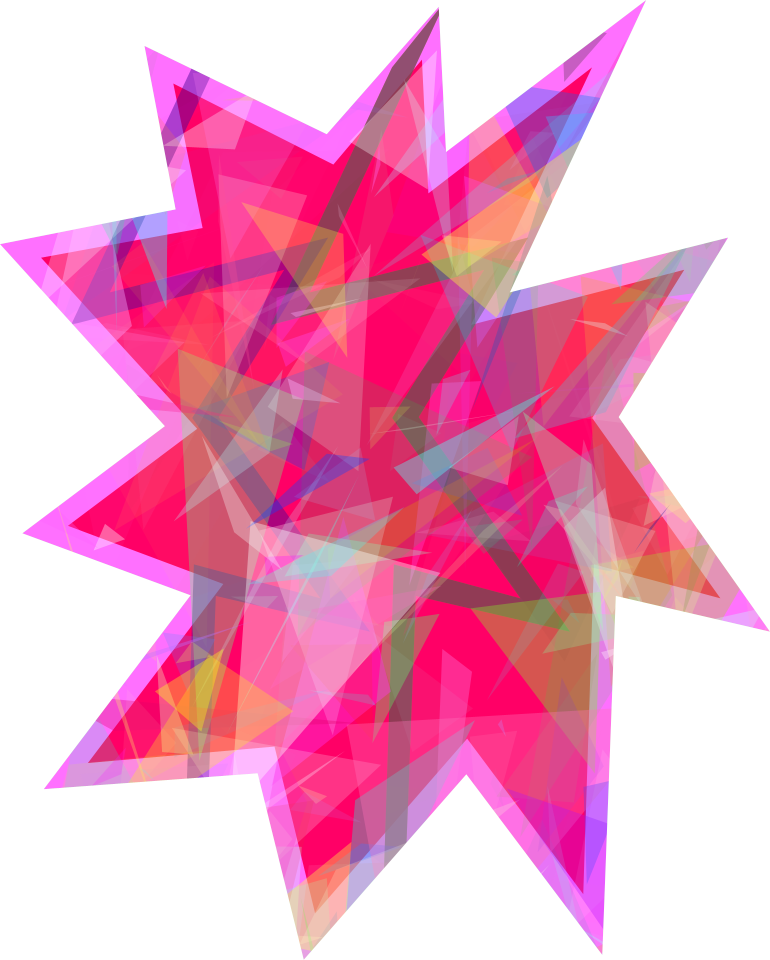
Frame 1 (no input)
Frame 60 (the mouse pressed at the canvas centre just before this capture): identical to frame 1, image omitted
Frame 120 (the mouse held since frame 60 and released just before this capture): identical to frame 1, image omitted

The Processing sketch that drew this single still picture (run headless with seeded random() and noise(); from frame 60 on, the mouse is pressed at the canvas centre):

// Processing sketch: nakayama
// ── nakayama.pde
void setup() {
  noStroke();
  size(770, 960);
  blendMode(BLEND);
  colorMode(RGB, 150, 150, 150);
  beginShape(); 
  fill(random(0, 255), random(0, 255), random(0, 255));
  vertex(618.69, 417.09);
  vertex(728.15, 237.57);
  vertex(509.81, 292.39);
  vertex(646.16, 0.0);
  vertex(446.02, 152.01);
  vertex(438.73, 6.78);  
  vertex(326.74, 134.18);
  vertex(144.47, 45.9); 
  vertex(175.58, 209.37);
  vertex(0.0, 244.14);
  vertex(164.85, 426.16);  
  vertex(22.34, 533.3);  
  vertex(190.56, 595.32);
  vertex(43.76, 789.19);  
  vertex(257.61, 773.35);  
  vertex(303.77, 959.72);
  vertex(466.36, 774.31); 
  vertex(602.29, 954.9);  
  vertex(615.81, 595.92);
  vertex(770.0, 631.68); 
  endShape(CLOSE); 
  fill(255, 0, random(0, 255));
  beginShape();
  vertex(593.85, 564.37); 
  vertex(583.25, 894.16); 
  vertex(467.13, 738.62);
  vertex(315.13, 913.37); 
  vertex(274.54, 746.57); 
  vertex(87.85, 763.07);
  vertex(223.35, 583.99);
  vertex(67.92, 525.8);
  vertex(197.14, 428.81);
  vertex(41.06, 257.72);
  vertex(202.61, 228.05);
  vertex(173.31, 83.53);
  vertex(333.35, 164.55);
  vertex(421.95, 59.68);
  vertex(428.38, 193.36);
  vertex(592.02, 67.39);
  vertex(471.06, 324.86);
  vertex(684.25, 269.77);
  vertex(592.2, 418.0);
  vertex(720.41, 598.34);
  endShape(CLOSE);
  fill(random(0, 225), random(0, 255), random(0, 255), 80);
  rect(0, 0, 100, 100);
  fill(random(0, 225), random(0, 255), random(0, 255), 160);
  beginShape();
  vertex(446.16, 0);
  vertex(392.02, 67.39);
  vertex(271.06, 324.86);
  vertex(484.25, 269.77);
  vertex(392.2, 418.0);
  vertex(520.41, 598.34);
  vertex(393.85, 564.37);
  vertex(383.25, 894.16);
  vertex(402.29, 954.9);
  vertex(415.81, 595.92);
  vertex(570.0, 631.68);
  vertex(418.69, 417.09);
  vertex(528.15, 237.57);
  vertex(309.81, 292.39);
  vertex(446.16, 0.0);
  endShape(CLOSE);
  fill(random(0, 225), random(0, 255), random(0, 255), 120);
  beginShape();
  vertex(246.16, 0);
  vertex(192.02, 67.39);
  vertex(71.06, 324.86);
  vertex(284.25, 269.77);
  vertex(192.2, 418.0);
  vertex(320.41, 598.34);
  vertex(193.85, 564.37);
  vertex(183.25, 894.16);
  vertex(202.29, 954.9);
  vertex(215.81, 595.92);
  vertex(370.0, 631.68);
  vertex(218.69, 417.09);
  vertex(328.15, 237.57);
  vertex(109.81, 292.39);
  vertex(246.16, 0.0);
  endShape(CLOSE);
  fill(#421b69, 130);
  beginShape();
  vertex(446.16, 0);
  vertex(392.02, 67.39);
  vertex(271.06, 324.86);
  vertex(484.25, 269.77);
  vertex(392.2, 418.0);
  vertex(520.41, 598.34);
  vertex(393.85, 564.37);
  vertex(383.25, 894.16);
  vertex(402.29, 954.9);
  vertex(415.81, 595.92);
  vertex(570.0, 631.68);
  vertex(418.69, 417.09);
  vertex(528.15, 237.57);
  vertex(309.81, 292.39);
  vertex(446.16, 0.0);
  endShape(CLOSE);
}
void draw() {
  if (frameCount == 1) {
    for (int i =0; i<350; i++) {
      pushMatrix() ;
      translate(random(width), random(height));
      scale(random(1, 8));
      fill(random(0, 255), random(0, 255), random(0, 255), random(0, 100));
      triangle(random(0, 40), random(0, 40), random(0, 55), random(0, 20), random(0, 25), random(0, 70));
      popMatrix() ;
    }
    fill(#FFFFFF);
    beginShape();
    vertex(770.0, 631.68);
    vertex(618.69, 417.09);
    vertex(728.15, 237.57);
    vertex(509.81, 292.39);
    vertex(646.16, 0.0);
    vertex(446.02, 152.01);
    vertex(438.73, 6.78);
    vertex(326.74, 134.18);
    vertex(326.74, 134.18);
    vertex(144.47, 45.9);
    vertex(175.58, 209.37);
    vertex(0.0, 244.14);
    vertex(164.85, 426.16);
    vertex(22.34, 533.3);
    vertex(190.56, 595.32);
    vertex(43.76, 789.19);
    vertex(257.61, 773.35);
    vertex(303.77, 959.72);
    vertex(466.36, 774.31);
    vertex(602.29, 954.9);
    vertex(615.81, 595.92);
    vertex(770.0, 631.68);
    vertex(770, 960);
    vertex(0, 960);
    vertex(0, 0);
    vertex(770, 0);
    endShape(CLOSE);
  }
}
